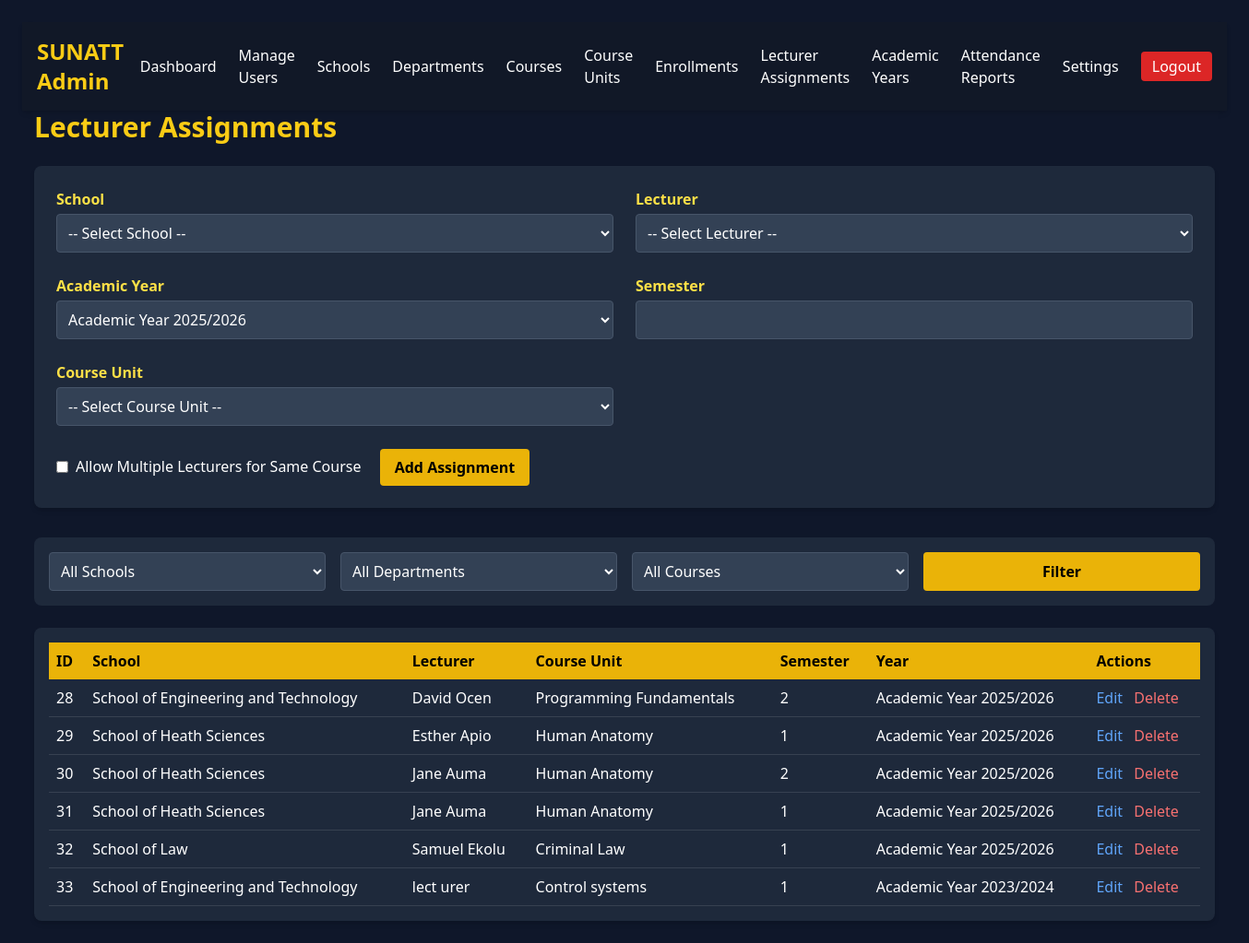
Page /admin/manage_lecturer_assignments.php (signed in) on the committed database.
### tables this page shows
CREATE TABLE `lecturer_assignments` (
  `assignment_id` int(11) NOT NULL,
  `school_id` int(11) NOT NULL,
  `lecturer_id` int(11) DEFAULT NULL,
  `unit_id` int(11) DEFAULT NULL,
  `semester` int(11) DEFAULT NULL,
  `academic_year` varchar(20) DEFAULT NULL
);

CREATE TABLE `schools` (
  `school_id` int(11) NOT NULL,
  `school_name` varchar(100) NOT NULL,
  `school_code` varchar(20) NOT NULL,
  `description` text DEFAULT NULL
);

CREATE TABLE `course_units` (
  `unit_id` int(11) NOT NULL,
  `unit_name` varchar(100) DEFAULT NULL,
  `unit_code` varchar(20) NOT NULL,
  `course_id` int(11) DEFAULT NULL,
  `semester` int(11) DEFAULT NULL,
  `year` int(11) DEFAULT NULL,
  `credit_units` int(11) DEFAULT NULL
);

CREATE TABLE `academic_years` (
  `academic_year_id` int(11) NOT NULL,
  `start_year` year(4) NOT NULL,
  `end_year` year(4) NOT NULL,
  `description` varchar(100) DEFAULT NULL
);

### admin/manage_lecturer_assignments.php (the view, shortened to what this page needs)
<?php
include '../db.php';
include 'admin_navbar.php';
$years = $conn->query("SELECT * FROM academic_years");
$edit = null;
?>
<!DOCTYPE html>
<html lang="en">
<head>
    <script src="https://cdn.tailwindcss.com"></script>
</head>
<body class="bg-[#0f172a] text-white min-h-screen p-6 font-sans">
    <div class="max-w-7xl mx-auto">
        <h1 class="text-3xl font-bold mb-6 text-yellow-400">Lecturer Assignments</h1>
        <form method="post" class="bg-[#1e293b] p-6 rounded-lg shadow-md mb-8">
            <div class="grid grid-cols-1 md:grid-cols-2 gap-6 mb-6">
                <div>
                    <label class="block mb-1 text-yellow-300 font-semibold">School</label>
                    <select id="school_id" name="school_id" onchange="loadLecturersAndCourses()"
                            class="w-full bg-[#334155] border border-[#475569] p-2 rounded text-white" required>
                        <option value="">-- Select School --</option>
                    </select>
                </div>
                <div>
                    <label class="block mb-1 text-yellow-300 font-semibold">Lecturer</label>
                    <select id="lecturer_id" name="lecturer_id"
                            class="w-full bg-[#334155] border border-[#475569] p-2 rounded text-white" required>
                        <option value="">-- Select Lecturer --</option>
                    </select>
                </div>
                <div>
                    <label class="block mb-1 text-yellow-300 font-semibold">Academic Year</label>
                    <select name="academic_year"
                            class="w-full bg-[#334155] border border-[#475569] p-2 rounded text-white" required>
                        <?php while($row = $years->fetch_assoc()): ?>
                            <option value="<?= $row['academic_year_id'] ?>"
                                <?= isset($edit) && $edit['academic_year'] == $row['academic_year_id'] ? 'selected' : '' ?>>
                                <?= $row['description'] ?>
                            </option>
                        <?php endwhile; ?>
                    </select>
                </div>
                <div>
                    <label class="block mb-1 text-yellow-300 font-semibold">Semester</label>
                    <input type="number" min="1" max="2" name="semester"
                           class="w-full bg-[#334155] border border-[#475569] p-2 rounded text-white"
                           value="<?= $edit['semester'] ?? '' ?>" required>
                </div>
                <div>
                    <label class="block mb-1 text-yellow-300 font-semibold">Course Unit</label>
                    <select id="unit_id" name="unit_id"
                            class="w-full bg-[#334155] border border-[#475569] p-2 rounded text-white" required>
                        <option value="">-- Select Course Unit --</option>
                    </select>
                </div>
            </div>
            <label class="inline-flex items-center mt-2">
                <input type="checkbox" name="allow_multiple" class="mr-2">
                Allow Multiple Lecturers for Same Course
            </label>
            <button type="submit" class="ml-4 bg-yellow-500 text-black font-semibold px-4 py-2 rounded hover:bg-yellow-400 transition">
                <?= $edit ? 'Update Assignment' : 'Add Assignment' ?>
            </button>
        </form>
        <form method="get" class="bg-[#1e293b] p-4 rounded-lg mb-6 grid grid-cols-1 md:grid-cols-4 gap-4">
            <select name="school" class="bg-[#334155] border border-[#475569] p-2 rounded text-white">
                <option value="">All Schools</option>
            </select>
            <select name="department" class="bg-[#334155] border border-[#475569] p-2 rounded text-white">
                <option value="">All Departments</option>
            </select>
            <select name="course" class="bg-[#334155] border border-[#475569] p-2 rounded text-white">
                <option value="">All Courses</option>
            </select>
            <button type="submit" class="bg-yellow-500 text-black font-semibold px-4 py-2 rounded hover:bg-yellow-400 transition">
                Filter
            </button>
        </form>
        <div class="bg-[#1e293b] shadow-md rounded-lg p-4 overflow-x-auto">
            <table class="w-full table-auto">
                <thead>
                    <tr class="bg-yellow-500 text-black text-left">
                        <th class="p-2">ID</th>
                        <th class="p-2">School</th>
                        <th class="p-2">Lecturer</th>
                        <th class="p-2">Course Unit</th>
                        <th class="p-2">Semester</th>
                        <th class="p-2">Year</th>
                        <th class="p-2">Actions</th>
                    </tr>
                </thead>
                <tbody>
                    <?php
                    $query = "
                        SELECT la.assignment_id,
                               s.school_name,
                               CONCAT(l.first_name, ' ', l.last_name) AS lecturer_name,
                               u.unit_name,
                               la.semester,
                               ay.description AS year_name
                        FROM lecturer_assignments la
                        JOIN lecturers l ON la.lecturer_id = l.lecturer_id
                        JOIN course_units u ON la.unit_id = u.unit_id
                        JOIN academic_years ay ON la.academic_year = ay.academic_year_id
                        JOIN schools s ON la.school_id = s.school_id
                        JOIN courses c ON u.course_id = c.course_id
                        JOIN departments d ON c.department_id = d.department_id
                        WHERE 1=1
                    ";
                    $assignments = $conn->query($query);
                    while ($row = $assignments->fetch_assoc()):
                    ?>
                    <tr class="border-b border-gray-700 hover:bg-[#334155] transition">
                        <td class="p-2"><?= $row['assignment_id'] ?></td>
                        <td class="p-2"><?= $row['school_name'] ?></td>
                        <td class="p-2"><?= $row['lecturer_name'] ?></td>
                        <td class="p-2"><?= $row['unit_name'] ?></td>
                        <td class="p-2"><?= $row['semester'] ?></td>
                        <td class="p-2"><?= $row['year_name'] ?></td>
                        <td class="p-2 space-x-2">
                            <a href="?edit=<?= $row['assignment_id'] ?>" class="text-blue-400 hover:underline">Edit</a>
                            <a href="?delete=<?= $row['assignment_id'] ?>"
                               onclick="return confirm('Delete this assignment?')"
                               class="text-red-400 hover:underline">Delete</a>
                        </td>
                    </tr>
                    <?php endwhile; ?>
                </tbody>
            </table>
        </div>
    </div>
</body>
</html>

### rows in the picture
lecturer_assignments: assignment_id "28", school.school_name "School of Engineering and Technology", lecturer_name "David Ocen", unit.unit_name "Programming Fundamentals", semester "2", academic_years.description "Academic Year 2025/2026"
lecturer_assignments: assignment_id "29", school.school_name "School of Heath Sciences", lecturer_name "Esther Apio", unit.unit_name "Human Anatomy", semester "1", academic_years.description "Academic Year 2025/2026"
lecturer_assignments: assignment_id "30", school.school_name "School of Heath Sciences", lecturer_name "Jane Auma", unit.unit_name "Human Anatomy", semester "2", academic_years.description "Academic Year 2025/2026"
lecturer_assignments: assignment_id "31", school.school_name "School of Heath Sciences", lecturer_name "Jane Auma", unit.unit_name "Human Anatomy", semester "1", academic_years.description "Academic Year 2025/2026"
lecturer_assignments: assignment_id "32", school.school_name "School of Law", lecturer_name "Samuel Ekolu", unit.unit_name "Criminal Law", semester "1", academic_years.description "Academic Year 2025/2026"
lecturer_assignments: assignment_id "33", school.school_name "School of Engineering and Technology", lecturer_name "lect urer", unit.unit_name "Control systems", semester "1", academic_years.description "Academic Year 2023/2024"

### other values in the picture
$item['label'] "Dashboard"
$item['label'] "Manage Users"
$item['label'] "Schools"
$item['label'] "Departments"
$item['label'] "Courses"
$item['label'] "Course Units"
$item['label'] "Enrollments"
$item['label'] "Lecturer Assignments"
$item['label'] "Academic Years"
$item['label'] "Attendance Reports"
$item['label'] "Settings"
$item['label'] "Logout"
form field academic_year "Academic Year 2025/2026"
